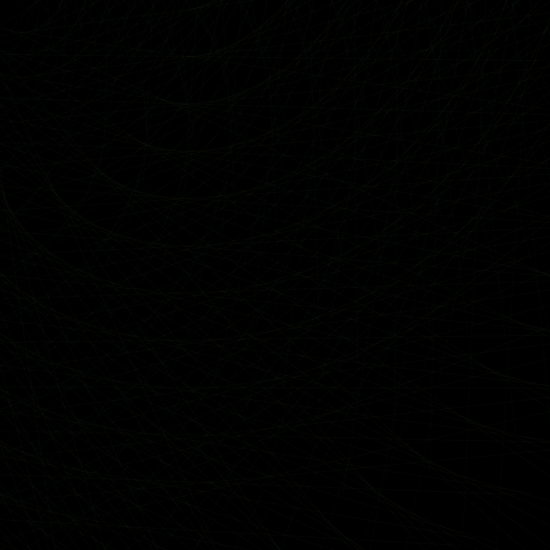
Frame 1 (no input)
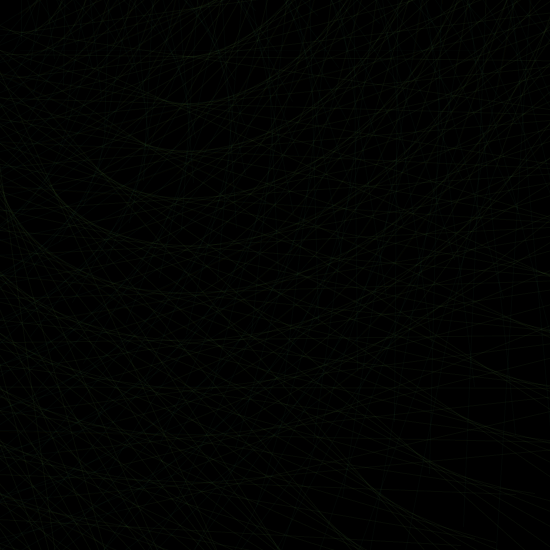
Frame 2 (the mouse pressed at the canvas centre, redrawn once)

The Processing sketch that drew these frames (run headless with seeded random() and noise(); the mouse was pressed at the canvas centre and the sketch redrawn once):

// Processing sketch: processing_44639
// ── processing_44639.pde

/* 
Author: mohan 
Purpose:Homework Green, Green Grass of Home 
Concept: Bird's Nest.
*/


void setup() {
size(550,550);
background(0);
strokeWeight(1);
stroke(100,300,200,3);
line(20,50,480,50);
noLoop();
}
void draw(){

float xstep = 1;
float lastx = -999;
float lasty = -999;
float angle = 0;
float y = 0;
for (int x=20;x<=530;x+=xstep) {

 float rad = radians(100);
 y = 0+(pow(sin(rad), 1)*30);
  
  if (lastx > -999) {

  line(x, x+y-10, lastx, lastx+lasty-10);
stroke(150,200,2,3);
  line(x, rad-10, lastx, lastx+lasty-10);
stroke(100,300,200,3);
  rotate(1);

  }

  lastx = x;
  angle++;
}
}
